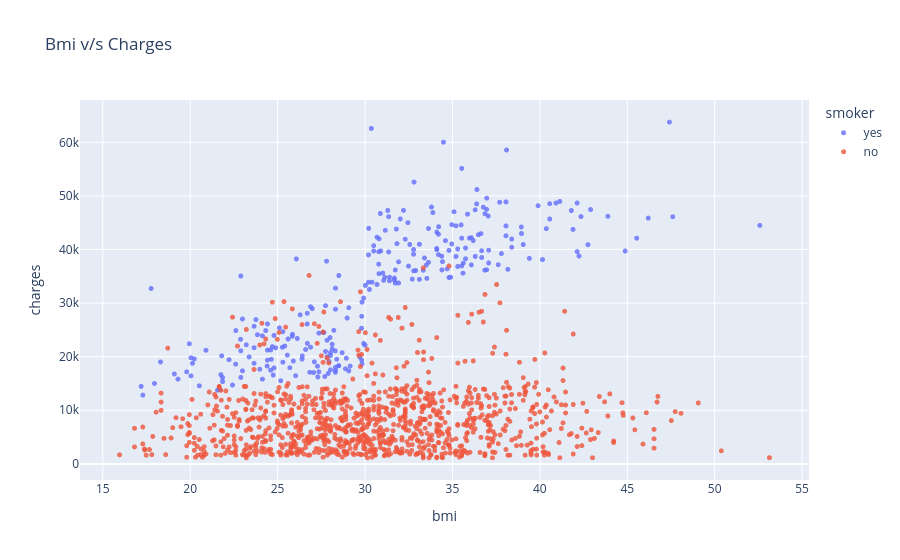

Source (notebook cell):
### Code cell
fig = px.scatter(df,
                 x="bmi",
                 y="charges",
                 title="Bmi v/s Charges",
                 opacity=0.8,
                 color="smoker",
                 hover_data=["sex"])
fig.update_traces(marker_size=5)
fig.show()

### Figure 1 — Plotly figure (JSON) as saved in the notebook; plotly's stock layout.template omitted (floating-point values rounded to 4 significant figures; data arrays with more than 128 entries replaced by an {"elided": "..."} marker saying what was removed)
{"data": [{"customdata": {"elided": "274x1 str values"}, "hovertemplate": "smoker=yes<br>bmi=%{x}<br>charges=%{y}<br>sex=%{customdata[0]}<extra></extra>", "legendgroup": "yes", "marker": {"color": "#636efa", "opacity": 0.8, "size": 5, "symbol": "circle"}, "mode": "markers", "name": "yes", "showlegend": true, "type": "scattergl", "x": {"elided": "274 float values"}, "xaxis": "x", "y": {"elided": "274 float values"}, "yaxis": "y"}, {"customdata": {"elided": "1064x1 str values"}, "hovertemplate": "smoker=no<br>bmi=%{x}<br>charges=%{y}<br>sex=%{customdata[0]}<extra></extra>", "legendgroup": "no", "marker": {"color": "#EF553B", "opacity": 0.8, "size": 5, "symbol": "circle"}, "mode": "markers", "name": "no", "showlegend": true, "type": "scattergl", "x": {"elided": "1064 float values"}, "xaxis": "x", "y": {"elided": "1064 float values"}, "yaxis": "y"}], "layout": {"legend": {"title": {"text": "smoker"}, "tracegroupgap": 0}, "title": {"text": "Bmi v/s Charges"}, "xaxis": {"anchor": "y", "domain": [0, 1], "title": {"text": "bmi"}}, "yaxis": {"anchor": "x", "domain": [0, 1], "title": {"text": "charges"}}}}
